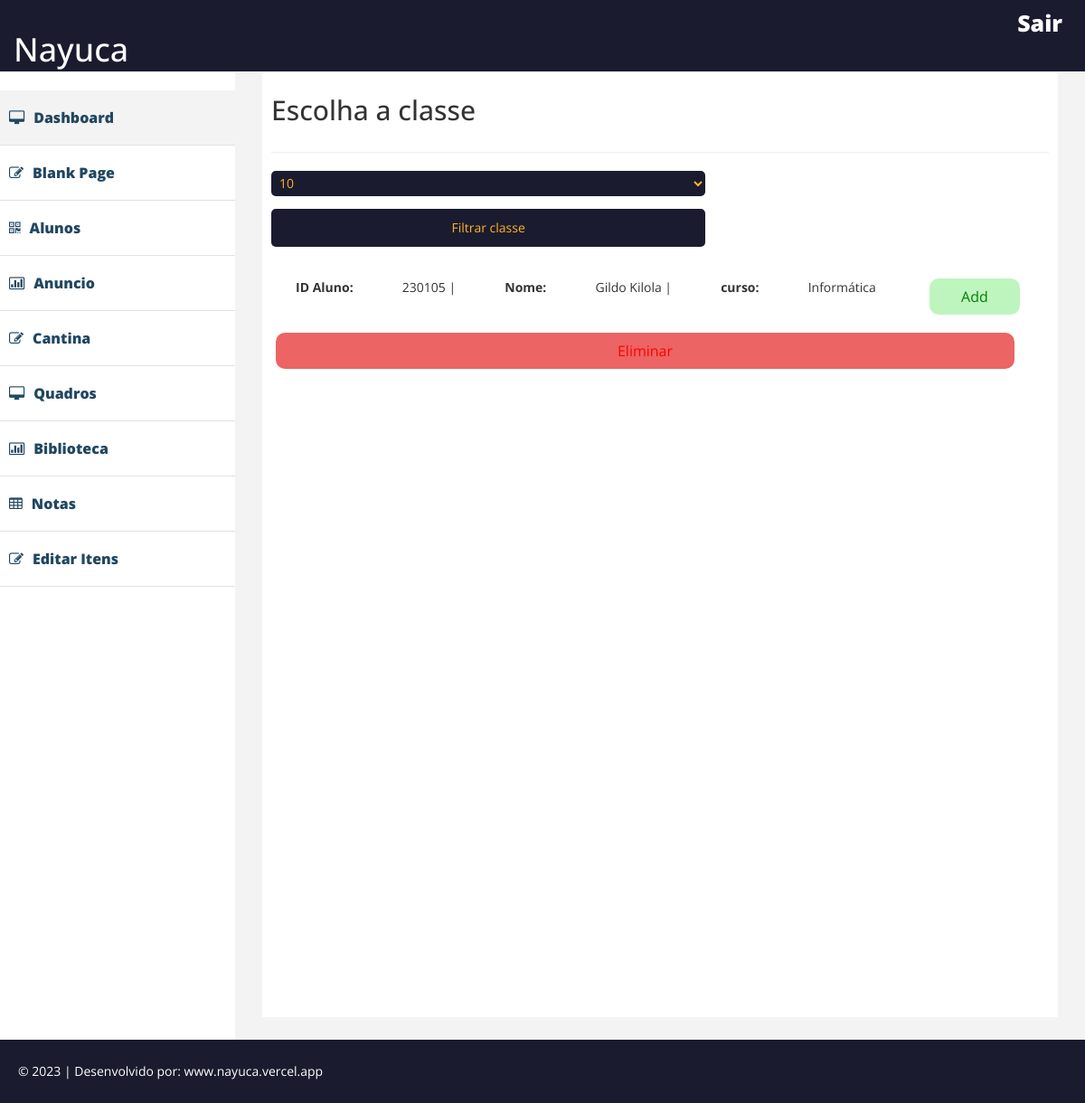
The app's page /dashboard/curso-informatica.php with its own data.
### tables this page shows
CREATE TABLE `user` (
  `id` int(11) NOT NULL,
  `nome` varchar(255) NOT NULL,
  `img` text NOT NULL,
  `descricao` text NOT NULL,
  `iduser` varchar(20) NOT NULL,
  `bi` varchar(20) NOT NULL,
  `idcurso` varchar(11) NOT NULL,
  `idclasse` varchar(11) NOT NULL
);

### dashboard/curso-informatica.php (the view, shortened to what this page needs)
<?php
include "../conexao.php";
$filtro = isset($_GET['pesqclasse'])?$_GET['pesqclasse']: "";
?>
<!DOCTYPE html>
<html xmlns="http://www.w3.org/1999/xhtml">
<head>
    <link href="assets/css/bootstrap.css" rel="stylesheet" />
    <link href="assets/css/font-awesome.css" rel="stylesheet" />
    <link href="assets/css/custom.css" rel="stylesheet" />
   <link rel="stylesheet" href="./assets/css/style.module.css">
</head>
<body>
    <div id="wrapper">
         <div class="navbar navbar-inverse navbar-fixed-top">
            <div class="adjust-nav">
                <div class="navbar-header">
                    <a class="navbar-brand" href="./painel.php">
                        <h1>Nayuca</h1>
                    </a>
                </div>
                 <span class="logout-spn" >
                  <a href="#" style="color:#fff;">Sair</a>
                </span>
            </div>
        </div>
        <nav class="navbar-default navbar-side" role="navigation">
            <?php include('./menu.php'); ?>
        </nav>
        <div id="page-wrapper" >
                <div id="page-inner">
                        <div class="row">
                                <div class="col-md-12">
                                <h2>Escolha a classe</h2>
                                </div>
                        </div>
                    <hr />
                    <div>
            <form action="" method="get">
                <select name="pesqclasse">
                    <?php
                    $sqlclasse = "SELECT * FROM classe WHERE idcurso = '1'";
                    $resultclasse = mysqli_query($connect,$sqlclasse);
                        while($exibirClasse = mysqli_fetch_array($resultclasse)){
                    ?>
                    <option value="<?php echo $exibirClasse['id']?>"><?php echo $exibirClasse['classe'] ?></option>
                    <?php } ?>
                </select>
                <button type="submit">Filtrar classe</button>
            </form>
            <div class="nt-nt" style="display: flex; flex-direction: column;">
                <?php
                 $sqluser = "SELECT * FROM user WHERE idclasse like '%$filtro%' and idcurso = '1'";
                 $resultuser = mysqli_query($connect,$sqluser);
                ?>
                <br>
                <?php
                    while($exibiruser = mysqli_fetch_array($resultuser)){
                ?>
                <form action="./addnotas-aluno.php" method="get">
                    <p style="display: flex; justify-content: space-around;"><strong>ID Aluno:</strong> <?php echo $exibiruser['iduser'] ?> | <strong>Nome:</strong> <?php echo $exibiruser['nome'] ?> | <strong>curso:</strong>  <?php if($exibiruser['idcurso'] == 1){
                        echo 'Informática';
                    } else {
                        echo 'E.Telecom';
                    }
                    ?>
                    <input type="submit" value="Add" style="width: 100px; margin: 5px; border-bottom: none; border-radius: 10px; height: 40px; background-color: rgba(127,235,127,0.5); color: green;">
                </p>
                </form>
                <form action="./processadelete.php" method="post">
                    <input type="submit" value="Eliminar" name="eliminar" style="width: 95%; margin: 5px; border-bottom: none; border-radius: 10px; height: 40px; background-color: rgb(236,100,100); color: red;">
                </form>
                <?php } mysqli_close($connect);?>
            </div>
        </div>
                </div>
        </div>
    </div>
    <div class="footer">
      <div class="row">
          <div class="col-lg-12" >
              &copy;  2023 | Desenvolvido por: <a href="https://nayuca.vercel.app" style="color:#fff;" target="_blank">www.nayuca.vercel.app</a>
          </div>
      </div>
    </div>
</body>
</html>

### dashboard/assets/css/custom.css (style rules this page uses)
body { font-family: 'Open Sans', sans-serif; line-height:30px; }
#wrapper { width: 100%; margin-top:50px; }
#page-wrapper { padding: 15px 15px; min-height: 600px; background:#F3F3F3; }
#page-inner { width:100%; margin:10px 20px 10px 0px; background-color:#fff!important; padding:10px; min-height:1050px; }
.navbar-side { border:none; background-color: #fff; }
.navbar-inverse { background-color: #1A1B2F; border-color: #F0F0F0; min-height: 80px; }
.logout-spn { float:right; color:#fff; font-size:25px; font-weight:800; margin:20px; margin: 10px 25px 10px 50px; }
.logout-spn a { text-decoration:none; }
.footer { background-color:#1A1B2F; width:100%; color:#fff; padding:20px 50px 20px 50px; padding-left:20px; }
@media (min-width:768px) { #page-wrapper { margin: 0 0 0 260px; padding: 15px 30px; min-height: 1050px; } }
@media (min-width:768px) { .navbar-side { z-index: 1; position: absolute; width: 260px; } }

### dashboard/assets/css/style.module.css (style rules this page uses)
:root { --azul-escuro: #1A1B2F; --amarelo: #FFB423; }
form { display: flex; flex-direction: column; }
span { color: red rgb(127, 235, 127); }
input, textarea, select { height: 3em; width: 30em; margin-bottom: 1em; border: none; background-color: #f1f2f1; border-bottom: 2px solid #1A1B2F; font-size: 12pt; padding: 5px; transition: 300ms; cursor: pointer; }
.nt-nt { display: flex; }
button { display: flex; align-items: center; justify-content: center; border: none; background-color: var(--azul-escuro); color: var(--amarelo); cursor: pointer; height: 3em; width: 34.3em; border-radius: 5px; font-size: 1em; }
select { display: flex; align-items: center; justify-content: center; border: none; background-color: var(--azul-escuro); color: var(--amarelo); cursor: pointer; height: 2em; padding: 0 5px; width: 34.3em; border-radius: 5px; font-size: 1em; }

### records on screen
user: iduser "230105", nome "Gildo Kilola", shows "Informática"

### other values on screen
form field pesqclasse "10"
